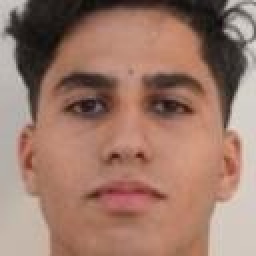
#> input picture slides/CM04/materials/trombino/photos_face/aadroujm.jpg, 128 x 128 px (shown 2 times larger)
$ python landscape.py
#> lines starting #> are read from the running program, lines starting #| are printed output that depends on the picture
import matplotlib.pyplot as plt
from scipy.stats import multivariate_normal
from numpy.random import rand
import numpy as np
import cv2

np.random.seed(42)

K = 15
C = 12 * rand(K, 2)
S = 1 + 4 * rand(K)

x1_array = np.linspace(-5, +15, 100)
x2_array = np.linspace(-5, +15, 100)
np.meshgrid(x1_array, x2_array)
X1, X2 = np.meshgrid(x1_array, x2_array)
X = np.stack([X1.flatten(), X2.flatten()]).T

pdf_list = []
for k in range(K):
    pdf_k = multivariate_normal(mean=C[k], cov=S[k]*np.eye(2)).pdf(X)
    pdf_list.append(pdf_k)
pdf = 1/K * np.sum(pdf_list, axis=0)

fig = plt.figure(figsize=(9.5, 9.5))
ax = fig.add_subplot(1, 1, 1, projection='3d')
plt.subplots_adjust(left=0.01, right=0.99, top=0.99, bottom=0.05)
ax.plot(X1, X2, pdf.reshape(100, 100), lw=0.5, c='k')
ax.view_init(elev=24, azim=-37)
ax.grid(False)
ax.axis(False)
ax.set_xticks([])
ax.set_yticks([])
ax.set_zticks([])
ax.xaxis.set_pane_color((1.0, 1.0, 1.0, 0.0))
ax.yaxis.set_pane_color((1.0, 1.0, 1.0, 0.0))
ax.zaxis.set_pane_color((1.0, 1.0, 1.0, 0.0))
ax.set_zlim([0, 0.03])
fig.savefig('landscape_original.pdf', format='pdf', transparent=True)
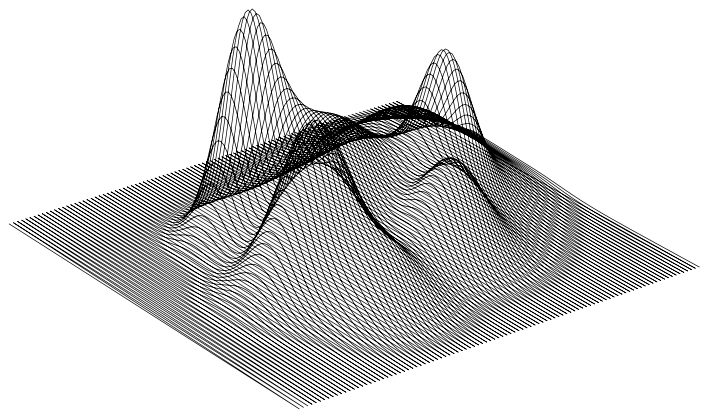
#> figure drawn by matplotlib, 1 panel

gauss = multivariate_normal(mean=np.mean(C, axis=0), cov=6*np.eye(2)).pdf(X)
fig = plt.figure(figsize=(9.5, 9.5))
ax = fig.add_subplot(1, 1, 1, projection='3d')
plt.subplots_adjust(left=0.01, right=0.99, top=0.99, bottom=0.05)
ax.plot(X1, X2, pdf.reshape(100, 100), lw=0.5, c='k', alpha=0.3)
ax.plot(X1, X2, gauss.reshape(100, 100), lw=0.5, c='b')
ax.view_init(elev=24, azim=-37)
ax.grid(False)
ax.axis(False)
ax.set_xticks([])
ax.set_yticks([])
ax.set_zticks([])
ax.set_zlim([0, 0.03])
ax.xaxis.set_pane_color((1.0, 1.0, 1.0, 0.0))
ax.yaxis.set_pane_color((1.0, 1.0, 1.0, 0.0))
ax.zaxis.set_pane_color((1.0, 1.0, 1.0, 0.0))
fig.savefig('landscape_gauss.pdf', format='pdf', transparent=True)
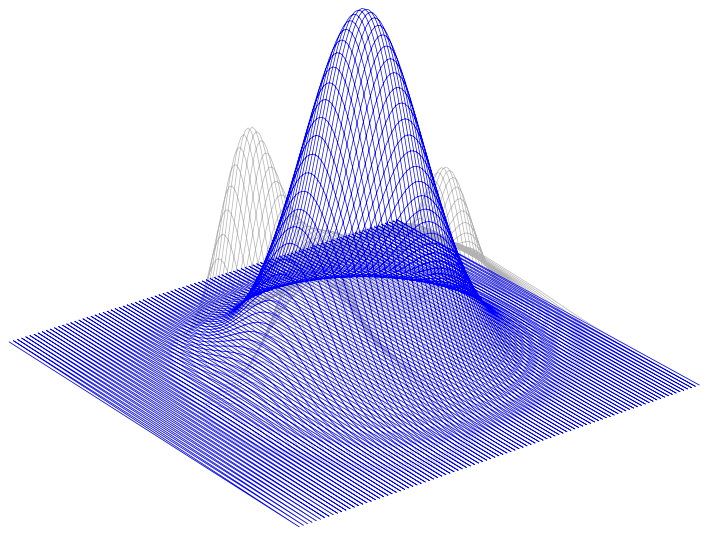
#> figure drawn by matplotlib, 1 panel

gauss = multivariate_normal(mean=np.mean(C, axis=0), cov=6*np.eye(2)).pdf(X)
fig = plt.figure(figsize=(9.5, 9.5))
ax = fig.add_subplot(1, 1, 1, projection='3d')
plt.subplots_adjust(left=0.01, right=0.99, top=0.99, bottom=0.05)
ax.plot(X1, X2, gauss.reshape(100, 100), lw=0.5, c='k')
ax.view_init(elev=24, azim=-37)
ax.grid(False)
ax.axis(False)
ax.set_xticks([])
ax.set_yticks([])
ax.set_zticks([])
ax.set_zlim([0, 0.03])
ax.xaxis.set_pane_color((1.0, 1.0, 1.0, 0.0))
ax.yaxis.set_pane_color((1.0, 1.0, 1.0, 0.0))
ax.zaxis.set_pane_color((1.0, 1.0, 1.0, 0.0))
fig.savefig('landscape_gauss_2.pdf', format='pdf', transparent=True)
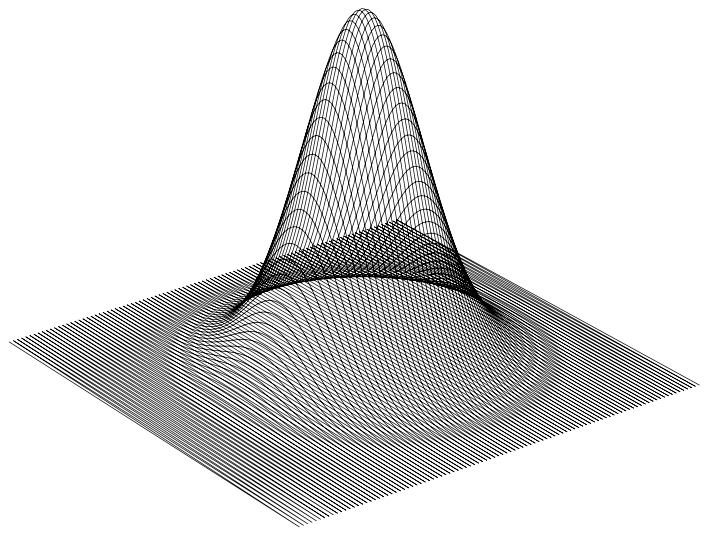
#> figure drawn by matplotlib, 1 panel

image_path = 'photos_face/aadroujm.jpg'
image = cv2.imread(image_path)
#> image is the input picture: shape (128, 128, 3); mean B, G, R 106.2, 120.8, 156.4
# Convert to grayscale
gray = cv2.cvtColor(image, cv2.COLOR_BGR2GRAY)
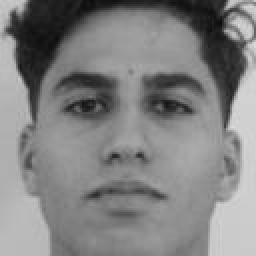
#> gray: shape (128, 128) (shown 2 times larger); min 13, max 218, mean 129.8
noise = np.random.randint(32, 127, size=(128, 128))
output_path = 'noise.jpg'
cv2.imwrite(output_path, noise)
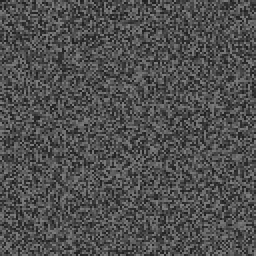
#> saved as noise.jpg: shape (128, 128) (shown 2 times larger); min 32, max 126, mean 79.1

$ run again, with slides/CM04/materials/trombino/photos_face/ahdidouw.jpg copied over slides/CM04/materials/trombino/photos_face/aadroujm.jpg
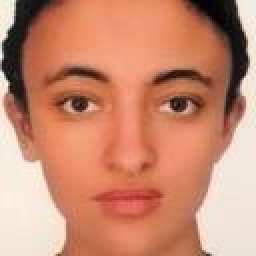
#> input picture slides/CM04/materials/trombino/photos_face/ahdidouw.jpg, 128 x 128 px (shown 2 times larger)
#> image is the input picture: shape (128, 128, 3); mean B, G, R 113.2, 138.6, 201
#> `gray = cv2.cvtColor(image, cv2.COLOR_BGR2GRAY)`:
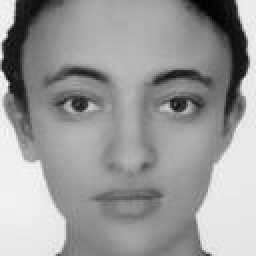
#> gray: shape (128, 128) (shown 2 times larger); min 1, max 252, mean 154.4

$ run again, with slides/CM04/materials/trombino/photos_face/barbmath.jpg copied over slides/CM04/materials/trombino/photos_face/aadroujm.jpg
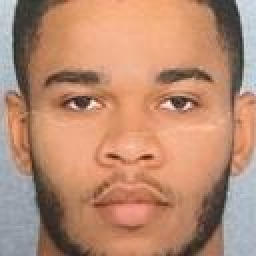
#> input picture slides/CM04/materials/trombino/photos_face/barbmath.jpg, 128 x 128 px (shown 2 times larger)
#> image is the input picture: shape (128, 128, 3); mean B, G, R 113.7, 139.1, 185.4
#> `gray = cv2.cvtColor(image, cv2.COLOR_BGR2GRAY)`:
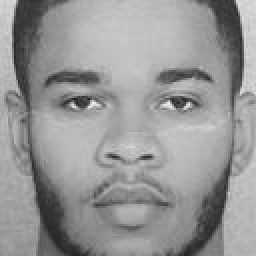
#> gray: shape (128, 128) (shown 2 times larger); min 31, max 239, mean 150

$ run again, with slides/CM04/materials/trombino/photos_face/belallas.jpg copied over slides/CM04/materials/trombino/photos_face/aadroujm.jpg
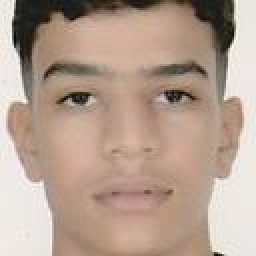
#> input picture slides/CM04/materials/trombino/photos_face/belallas.jpg, 128 x 128 px (shown 2 times larger)
#> image is the input picture: shape (128, 128, 3); mean B, G, R 144.6, 159.3, 181.6
#> `gray = cv2.cvtColor(image, cv2.COLOR_BGR2GRAY)`:
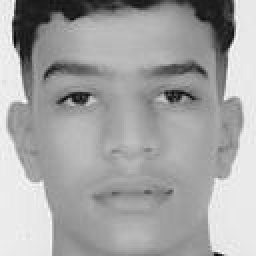
#> gray: shape (128, 128) (shown 2 times larger); min 3, max 254, mean 164.3
